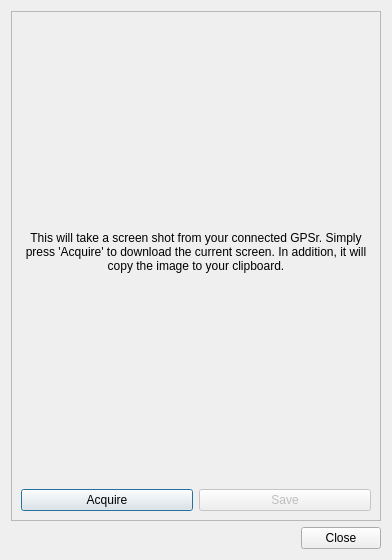
<?xml version="1.0" encoding="UTF-8"?>
<ui version="4.0">
 <class>IDlgScreenshot</class>
 <widget class="QDialog" name="IDlgScreenshot">
  <property name="geometry">
   <rect>
    <x>0</x>
    <y>0</y>
    <width>392</width>
    <height>560</height>
   </rect>
  </property>
  <property name="windowTitle">
   <string>Screenshot...</string>
  </property>
  <layout class="QVBoxLayout" name="verticalLayout">
   <item>
    <widget class="QFrame" name="frame">
     <property name="frameShape">
      <enum>QFrame::StyledPanel</enum>
     </property>
     <property name="frameShadow">
      <enum>QFrame::Raised</enum>
     </property>
     <layout class="QVBoxLayout" name="verticalLayout_2">
      <item>
       <widget class="QLabel" name="labelScreenshot">
        <property name="sizePolicy">
         <sizepolicy hsizetype="Preferred" vsizetype="MinimumExpanding">
          <horstretch>0</horstretch>
          <verstretch>0</verstretch>
         </sizepolicy>
        </property>
        <property name="text">
         <string>This will take a screen shot from your connected GPSr. Simply press 'Acquire' to download the current screen. In addition, it will copy the image to your clipboard.</string>
        </property>
        <property name="alignment">
         <set>Qt::AlignCenter</set>
        </property>
        <property name="wordWrap">
         <bool>true</bool>
        </property>
       </widget>
      </item>
      <item>
       <layout class="QHBoxLayout" name="horizontalLayout">
        <item>
         <widget class="QPushButton" name="butAcquire">
          <property name="text">
           <string>Acquire</string>
          </property>
         </widget>
        </item>
        <item>
         <widget class="QPushButton" name="butSave">
          <property name="enabled">
           <bool>false</bool>
          </property>
          <property name="text">
           <string>Save</string>
          </property>
         </widget>
        </item>
       </layout>
      </item>
     </layout>
    </widget>
   </item>
   <item>
    <widget class="QDialogButtonBox" name="buttonBox">
     <property name="orientation">
      <enum>Qt::Horizontal</enum>
     </property>
     <property name="standardButtons">
      <set>QDialogButtonBox::Close</set>
     </property>
    </widget>
   </item>
  </layout>
 </widget>
 <resources/>
 <connections>
  <connection>
   <sender>buttonBox</sender>
   <signal>accepted()</signal>
   <receiver>IDlgScreenshot</receiver>
   <slot>accept()</slot>
   <hints>
    <hint type="sourcelabel">
     <x>248</x>
     <y>254</y>
    </hint>
    <hint type="destinationlabel">
     <x>157</x>
     <y>274</y>
    </hint>
   </hints>
  </connection>
  <connection>
   <sender>buttonBox</sender>
   <signal>rejected()</signal>
   <receiver>IDlgScreenshot</receiver>
   <slot>reject()</slot>
   <hints>
    <hint type="sourcelabel">
     <x>316</x>
     <y>260</y>
    </hint>
    <hint type="destinationlabel">
     <x>286</x>
     <y>274</y>
    </hint>
   </hints>
  </connection>
 </connections>
</ui>
